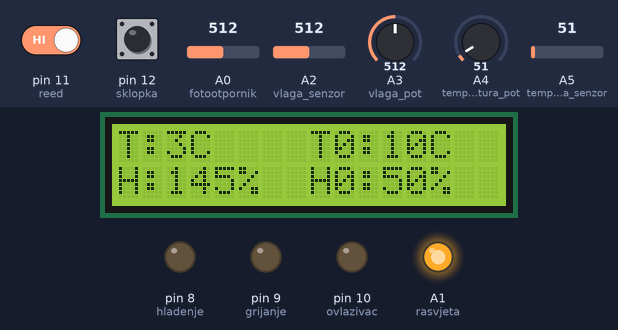
The sketch below on a simulated Arduino Uno, built with avr-gcc and run on an emulated ATmega328P. Shown: 16×2 character LCD, output pins drawn as LEDs (lit = HIGH). The test bench sets the inputs (shaded band); at power-on: A2 (vlaga_senzor) = 512, A0 (fotootpornik) = 512, A5 (temperatura_senzor) = 51, pin 11 (reed) HIGH, pin 12 (sklopka) HIGH, A3 (vlaga_pot) = 512, A4 (temperatura_pot) = 51. What the sketch prints to the serial monitor is not drawn.

Above: at 1.2 s.
1.3 s: A2 (vlaga_senzor) set to 57
At 2.5 s:
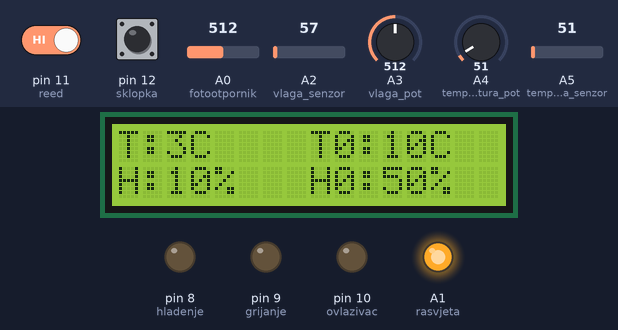
2.8 s: A2 (vlaga_senzor) set to 48
At 4.0 s:
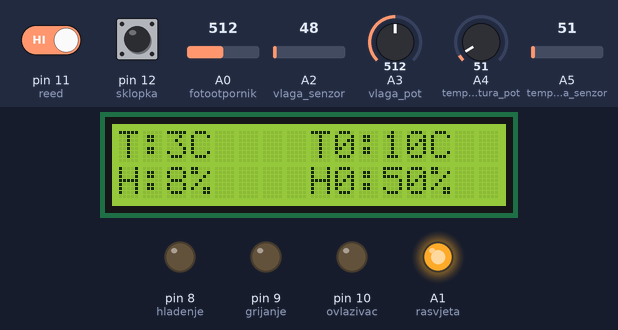
4.3 s: A0 (fotootpornik) set to 940
7.3 s: A0 (fotootpornik) set to 957
At 8.3 s:
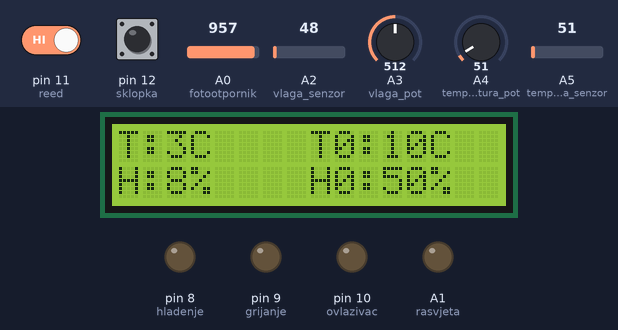
8.8 s: A5 (temperatura_senzor) set to 99
At 9.6 s:
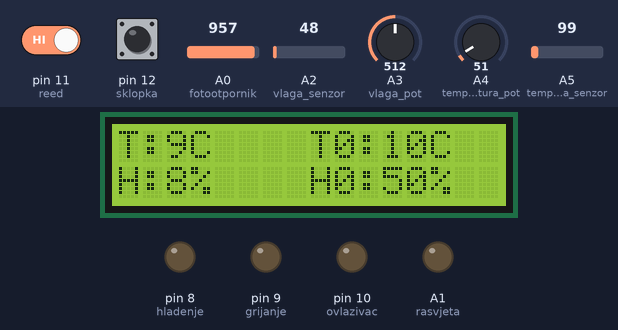
10.3 s: A5 (temperatura_senzor) set to 110
At 11.6 s:
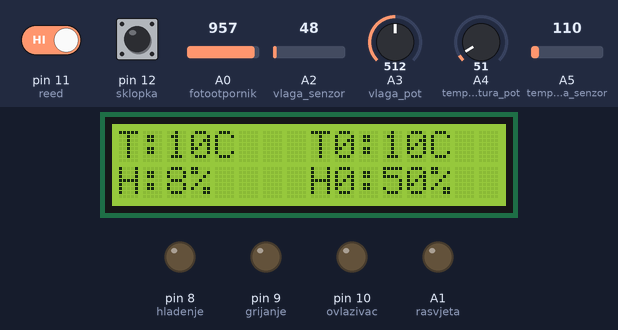
Timing chart, 0 to 12.9 s (numbered marks = the images above; inputs shaded):
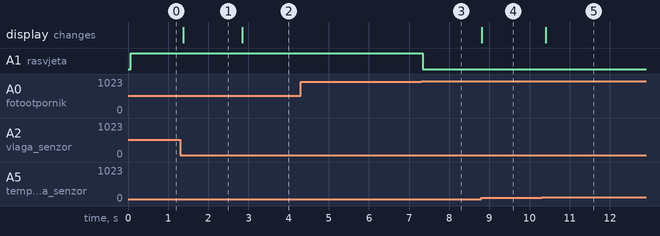

The sketch:

pametna_kuca.ino
```cpp
/*

Ime i prezime: Nikola Vidović

Naziv projekta: Pametna kuća

Ključne komponente: DHT11, 16x2 LED Display,
potenciometri, reed sklopka, obične sklopke,
RGB dioda, diode, fotootpornik


Kratki opis zadatka: Zadatak je jednostavno upravljanje
pametnom kućom te prikaz informacija o trenutnom stanju korisniku.
Senzor DHT11 će mjeriti temperaturu i vlagu čije će se vrijednosti
ispisivati na LED Displayu.
Korištenjem potenciometara korisnik će biti u mogućnosti
postaviti željenu temperaturu i vlagu koje će se isto ispisati na displayu.
RGB dioda će svijetliti crveno ako klima grije,
u suprotnom ako hladi svijetlit će plavo,
obična dioda biti će indikator za ovlaživač zraka.
Klima i ovlaživač biti će uključeni samo ako prozor nije otvoren
što će se provjeravati pomoću reed sklopke,
a korisnik će moći isključiti i klimu i ovlaživač manualno
preko obične sklopke.
Fotootpornik će se koristiti kao senzor za paljenje rasvjete
(još jedna obična dioda) kuće po noći,
dok će po danu rasvjeta biti isključena.
Sve informacije će također biti ispisane u određenom formatu preko Serial monitora.


NAPOMENA: Tinkercad ne posjeduje DHT11 senzor, stoga ću
improvizirati sa dva senzora temperature od kojih će jedan
"glumiti" senzor za vlagu, a pri spajanju na fizičkoj pločici
ću koristiti DHT11, pa će iz toga razloga kod biti drugačiji
kako bi zadovoljio shemu sa Tinkercada.

Također ne posjeduje ni reed sklopku,
pa ću nju zamijeniti običnom sklopkom.

Ako želite koristiti DHT11 u svome projektu, potrebne informacije možete pronaći ovdje https://projecthub.arduino.cc/arcaegecengiz/using-dht11-12f621.

Možda će biti potrebno kalibrirati osjetljivost senzora ovisno o vrsti senzora i uvjetima u kojima se nalaze kako bi funkcionirali na pravi način.

*/

// --Biblioteke--

#include <LiquidCrystal.h>

// --LCD EKRAN--

#define RS 2
#define E 3
#define DB4 4
#define DB5 5
#define DB6 6
#define DB7 7

LiquidCrystal lcd(RS, E, DB4, DB5, DB6, DB7);

// --RASVJETA--

#define kalibracija_osvijetljenosti 950

#define rasvjeta A1
#define fotootpornik A0

int osvijetljenost;

// --TEMPERATURA--

#define temp_min 10
#define temp_max 30

#define temperatura_senzor A5
#define temperatura_pot A4

#define grijanje 9
#define hladenje 8

int  temperatura, zeljena_temp;

// --VLAGA--

#define vlaga_min 0
#define vlaga_max 100

#define vlaga_senzor A2
#define vlaga_pot A3

#define ovlazivac 10

int vlaga, zeljena_vlaga;

// --PROZOR--

#define reed 11

bool zatvoren;

// --SKLOPKA--

#define sklopka 12
bool ukljuci;

void setup()
{
  // inicijalizacija serial monitora

  Serial.begin(9600);

  // inicijalizacija LCD ekrana

  lcd.begin(16, 2);

  lcd.setCursor(0, 0);
  lcd.print("T:");

  lcd.setCursor(8, 0);
  lcd.print("T0:");

  lcd.setCursor(0, 1);
  lcd.print("H:");

  lcd.setCursor(8, 1);
  lcd.print("H0:");

  // --RASVJETA--
  pinMode(rasvjeta, OUTPUT);

  // --KLIMA--
  pinMode(grijanje, OUTPUT);
  pinMode(hladenje, OUTPUT);

  // --OVLAZIVAC--
  pinMode(ovlazivac, OUTPUT);

  // --SKLOPKE / PROZOR--
  pinMode(reed, INPUT_PULLUP);
  pinMode(sklopka, INPUT_PULLUP);
}

void loop()
{
  //sve funkcije pametne kuće izvršavaju se u real time-u

  // --RASVJETA--

  osvijetljenost = analogRead(fotootpornik);

  digitalWrite(rasvjeta, osvijetljenost < kalibracija_osvijetljenosti ? HIGH : LOW);

  // --PROZOR--

  zatvoren = digitalRead(reed) == LOW ? true : false;

  // --SKLOPKA--

  ukljuci = digitalRead(sklopka) == LOW ? true : false;

  // --TEMPERATURA--

  temperatura = map(analogRead(temperatura_senzor), 20, 358, 0, 40);
  zeljena_temp = map(analogRead(temperatura_pot), 0, 1023, temp_min, temp_max);

  if(temperatura < zeljena_temp && zatvoren && ukljuci){
  	digitalWrite(grijanje, HIGH);
    digitalWrite(hladenje, LOW);
  }
  else if(temperatura > zeljena_temp && zatvoren && ukljuci){
  	digitalWrite(grijanje, LOW);
    digitalWrite(hladenje, HIGH);
  }
  else{
  	digitalWrite(grijanje, LOW);
    digitalWrite(hladenje, LOW);
  }


  // --VLAGA--

  vlaga = map(analogRead(vlaga_senzor), 20, 358, 0, 100);
  zeljena_vlaga = map(analogRead(vlaga_pot), 0, 1023, vlaga_min, vlaga_max);

  digitalWrite(ovlazivac, vlaga < zeljena_vlaga && zatvoren && ukljuci ? HIGH : LOW);

  // --LCD--

  lcd.setCursor(2, 0);
  lcd.print(temperatura);
  lcd.print("C ");

  lcd.setCursor(11, 0);
  lcd.print(zeljena_temp);
  lcd.print("C ");

  lcd.setCursor(2, 1);
  lcd.print(vlaga);
  lcd.print("% ");

  lcd.setCursor(11, 1);
  lcd.print(zeljena_vlaga);
  lcd.print("% ");

  // --SERIAL MONITOR--

  Serial.print("Rasvjeta: ");
  Serial.print(digitalRead(rasvjeta) == HIGH ? "ON" : "OFF");

  Serial.print(" | Temp: ");
  Serial.print(temperatura);

  Serial.print("C | Temp0: ");
  Serial.print(zeljena_temp);

  Serial.print("C | Klima: ");
  Serial.print(digitalRead(hladenje) == HIGH ? "HLADI" : digitalRead(grijanje) == HIGH ? "GRIJE" : "OFF");

  Serial.print(" | Hum: ");
  Serial.print(vlaga);

  Serial.print("% | Hum0: ");
  Serial.print(zeljena_vlaga);

  Serial.print("% | Ovlazivac: ");
  Serial.print(digitalRead(ovlazivac) == HIGH ? "ON" : "OFF");


  Serial.print(" | Prozor: ");
  Serial.println(zatvoren == true ? "ZATVOREN" : "OTVOREN");

}
```

Measured:
- the behaviour switches between 949 and 950 on A0 (fotootpornik) (found by bisection; images 2 and 3)
- after the input at 1.3 s, the display: changes after 0.08 s (image 1)
- after the input at 2.8 s, the display: changes after 0.05 s (image 2)
- after the input at 4.3 s, every drawn part: stays the same
- after the input at 7.3 s, A1 (rasvjeta): HIGH → LOW at once
- after the input at 8.8 s, the display: changes at once (image 4)
- after the input at 10.3 s, the display: changes after 0.10 s (image 5)
